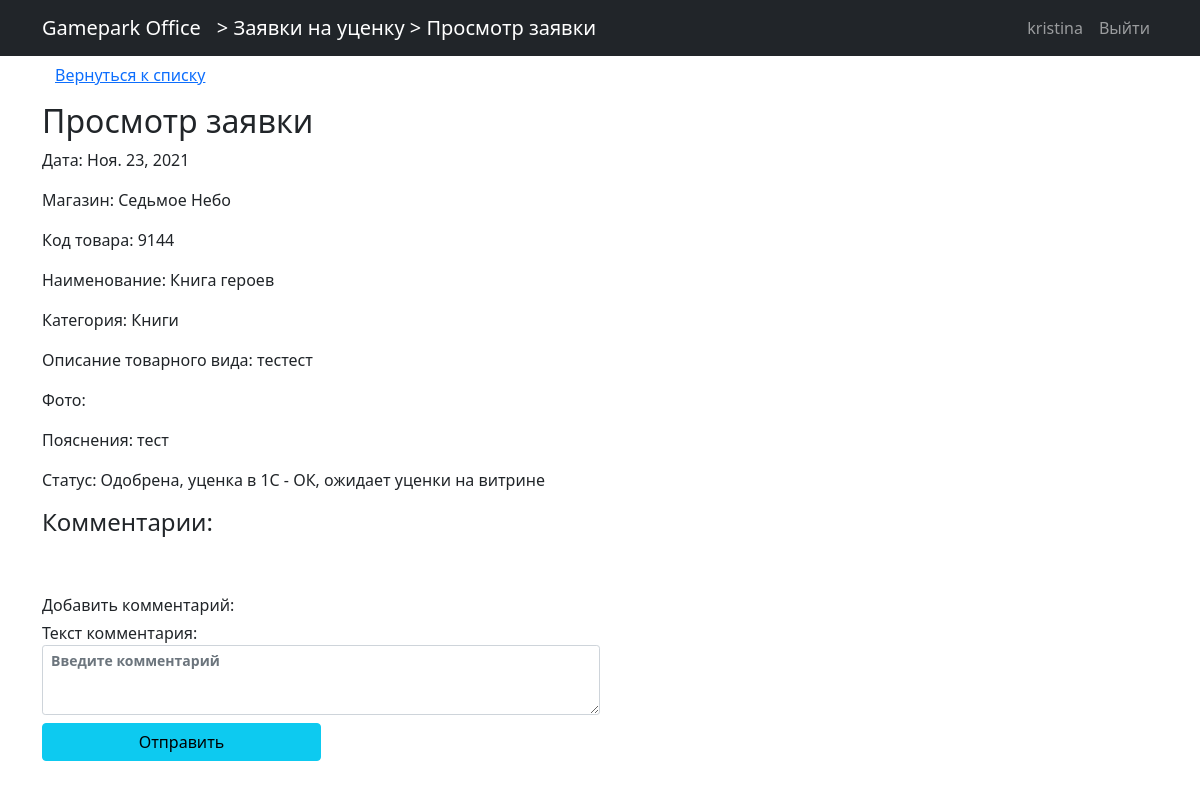
Before: /zayavki/3?prev=/zayavki/ (signed in) with the older database file.
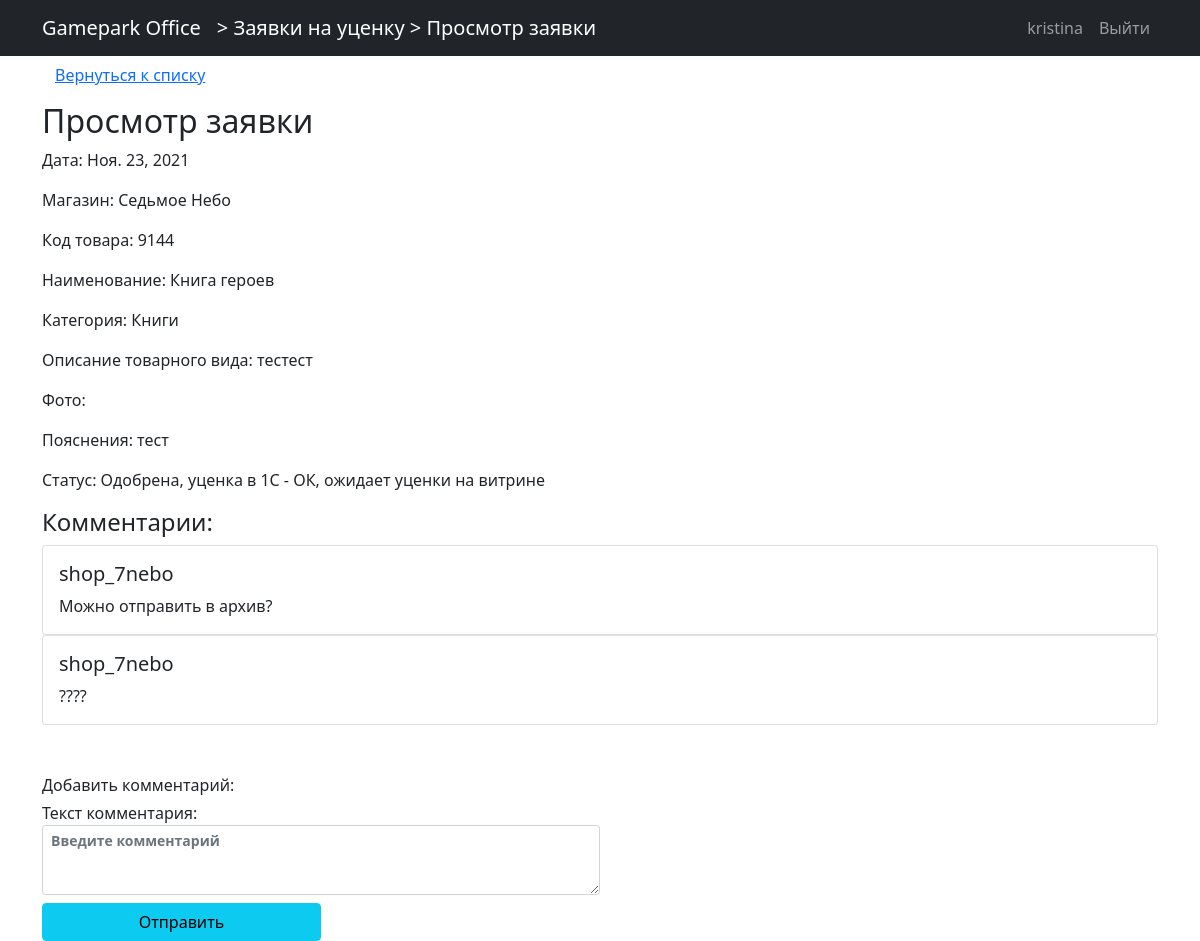
After: the same page with the newer database file.
### zayavki/models.py (models this page shows, shortened)
class Comments2(models.Model):
    object_id = models.PositiveSmallIntegerField(null=True)
    created = models.DateTimeField(auto_now_add=True)
    autor = models.CharField(max_length=50, default="")
    body = models.TextField(null=True)  # текст комментария
    active = models.BooleanField(default=True)
    class Meta:
        verbose_name_plural = "Комментарии"
        verbose_name = "Комментарий"

### zayavki/views.py (the view)
# urls.py: path("<int:pk>", ZayavkaDetail.as_view(), name="zayavka-detail"),
class ZayavkaDetail(LoginRequiredMixin, DetailView):
    model = Zayavka
    template_name = "zayavki/zayavka_detail.html"
    def get_context_data(self, **kwargs):
        context = super().get_context_data(**kwargs)
        zayavka = ZayavkaProperties(self.get_object(), self.request.user)
        context["title"] = "Просмотр заявки"
        context["name_page"] = "Просмотр заявки"
        context["access_open"] = zayavka.is_access_open()
        context["status_as_text"] = zayavka.get_status_as_text()
        context['btns'] = zayavka.get_btns()
        context['comments'] = get_comments(self.get_object())
        context['comments_form'] = CommentForm
        context['prev'] = self.request.GET.get('prev')
        return context

### users/models.py (called while the page is built)
    def __str__(self):
        return self.nameshop

    def __str__(self):
        return self.name

### zayavki/services_comments.py (called while the page is built)
def get_comments(zayavka:Zayavka):
    return Comments2.objects.filter(object_id=zayavka.id).order_by("created")

### zayavki/services_zayavka_detail.py (called while the page is built)
    def is_can_be_edited(self) -> bool:
        if self.zayavka.user.shop == self.user.shop and not self.zayavka.status1 and not self.zayavka.status2 and not self.zayavka.status5:
            return True
        else:
            return False

    def is_can_be_approved(self) -> bool:
        if not self.zayavka.status1 and not self.zayavka.status2 and not self.zayavka.status5 and self.user.role.namerole[:3] == "Мен":
            return True
        else:
            return False

    def is_can_be_cancel_approved(self) -> bool:
        if (self.zayavka.status1 or self.zayavka.status2) and not self.zayavka.status3 and not self.zayavka.status5 and self.user.role.namerole[:3] == "Мен":
            return True
        else:
            return False

    def is_can_be_cancel_discounted_in_shop(self) -> bool:
        if self.zayavka.status4 and not self.zayavka.status5 and self.user.role.namerole == "Магазин":
            return True
        else:
            return False

### zayavki/templates/zayavki/zayavka_detail.html (shortened to what this page needs)
{% extends 'main_page/base.html' %}
{% load  static %}
{% block name_app %}
    <a class="navbar-brand flex-grow-1" href="{% url 'zayavki:zayavki_list' %}"> > Заявки на уценку > {{ name_page }} </a>
{% endblock name_app %}
{% block content %}
    <a href="{{ prev }}" class="btn btn-link mb-2">Вернуться к списку</a>
    {% if access_open %}
        <h2>Просмотр заявки</h2>
        <p> Дата: {{ zayavka.data }} </p>
        <p> Магазин: {{ zayavka.user.shop }} </p>
        <p> Код товара:  {{ zayavka.code }}</p>
        <p> Наименование:  {{ zayavka.name }}</p>
        <p> Категория:  {{ zayavka.category }}</p>
        <p> Описание товарного вида: {{ zayavka.description }}</p>
        <p> Фото:
              </p>
        <p> Пояснения: {{ zayavka.clarification }}</p>
        <p> Статус: {{ status_as_text }}</p>
        {% include "zayavki/comments.html" %}
    {% else %}
        <p> Данная заявка вам недоступна! </p>
    {% endif %}
{% endblock content %}

### zayavki/templates/zayavki/comments.html (shortened to what this page needs)
<h4 class="mt-3">Комментарии:</h4>
{% for comment in comments%}
    <div class="card" style="width: 100;">
    <div class="card-body">
        <h5 class="card-title"> {{ comment.autor }}</h5>
        <p class="card-text">{{ comment.body}}</p>
    </div>
    </div>
{% endfor %}
<br>
<br>
Добавить комментарий:
<form action="{% url 'zayavki:add-comment' %}" method="post">
    <div class="col-md-6 col-sm-12">
        <label class="form-label mb-0 mt-1 " for={{comments_form.body.id_for_input}}>Текст комментария:</label>
        {{ comments_form.body}}
     </div>
    <input class="col-md-3 col-sm-12 btn btn-info btn-block mt-2 " type="submit" value="Отправить" >
</form>

Changed rows visible on the page:
added Comments2: autor "shop_7nebo", body "Можно отправить в архив?"
added Comments2: autor "shop_7nebo", body "????"
